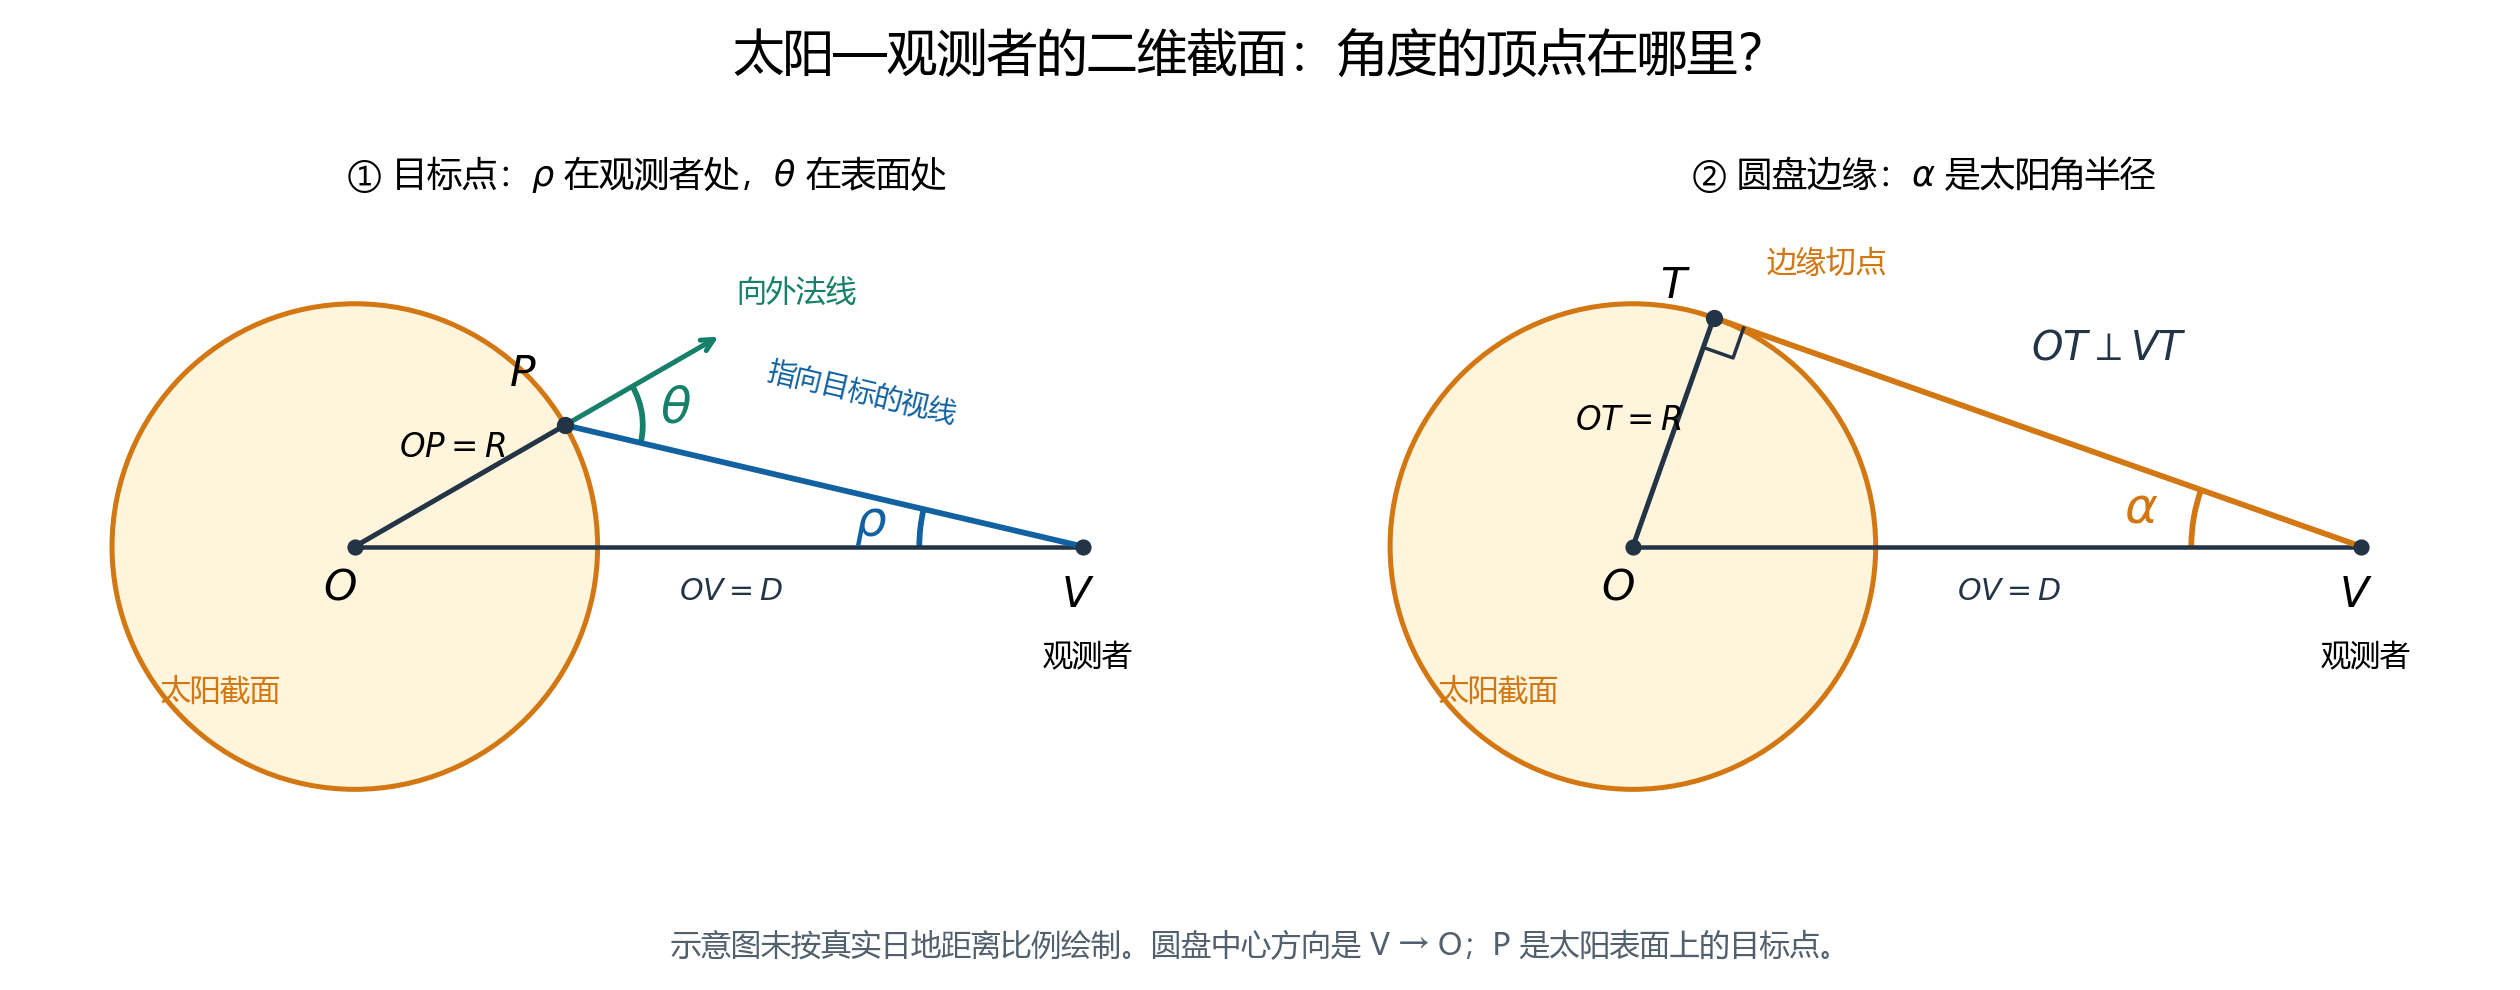

This chart was generated by the following Python code:
from pathlib import Path
import numpy as np
import matplotlib
matplotlib.use('Agg')
import matplotlib.pyplot as plt
from matplotlib.patches import Circle, Arc

plt.rcParams.update({'font.family': 'Microsoft YaHei', 'font.size': 12,
                     'axes.unicode_minus': False, 'mathtext.fontset': 'dejavusans'})
blue, green, orange, dark = '#1261a0', '#16806a', '#d27712', '#243447'
O = np.array([0., 0.])
V = np.array([3., 0.])
phi = np.deg2rad(30)
P = np.array([np.cos(phi), np.sin(phi)])
T = np.array([1/3, np.sqrt(1-1/9)])
rho = np.degrees(np.arctan2(P[1], V[0]-P[0]))
alpha = np.degrees(np.arcsin(1/3))

fig, axes = plt.subplots(1, 2, figsize=(14, 5.5))
fig.subplots_adjust(left=.03, right=.99, bottom=.12, top=.82, wspace=.12)
fig.suptitle('太阳—观测者的二维截面：角度的顶点在哪里？', fontsize=20, y=.97)

def line(ax, a, b, **kwargs):
    ax.plot([a[0], b[0]], [a[1], b[1]], **kwargs)

def base(ax):
    ax.add_patch(Circle(O, 1, facecolor='#fff4dc', edgecolor=orange, lw=2))
    line(ax, O, V, color=dark, lw=1.8)
    ax.scatter([0, 3], [0, 0], s=30, color=dark, zorder=5)
    ax.text(-.13, -.22, r'$O$', fontsize=17)
    ax.text(-.8, -.63, '太阳截面', color=orange)
    ax.text(2.91, -.25, r'$V$', fontsize=17)
    ax.text(3.02, -.49, '观测者', ha='center')
    ax.text(1.55, -.22, r'$OV=D$', ha='center', color=dark)
    ax.set(xlim=(-1.15, 3.55), ylim=(-1.17, 1.35), aspect='equal')
    ax.axis('off')

ax = axes[0]
base(ax)
ax.set_title(r'① 目标点：$\rho$ 在观测者处，$\theta$ 在表面处', fontsize=14, pad=13)
line(ax, O, P, color=dark, lw=2)
line(ax, V, P, color=blue, lw=2.3)
ax.annotate('', xy=1.75*P, xytext=P,
            arrowprops={'arrowstyle':'->', 'color':green, 'lw':2})
ax.scatter(*P, color=dark, s=35, zorder=6)
ax.text(P[0]-.23, P[1]+.16, r'$P$', fontsize=17)
ax.text(.18, .37, r'$OP=R$', fontsize=13)
ax.text(1.57, 1.01, '向外法线', color=green)
ax.text(1.69, .51, '指向目标的视线', color=blue, rotation=-rho, fontsize=11)
ax.add_patch(Arc(V, 1.35, 1.35, theta1=180-rho, theta2=180, color=blue, lw=2.3))
a=np.deg2rad(180-rho/2)
ax.text(*(V+.88*np.array([np.cos(a),np.sin(a)])), r'$\rho$', color=blue, fontsize=20,
        ha='center', va='center')
ax.add_patch(Arc(P, .64, .64, theta1=-rho, theta2=30, color=green, lw=2.3))
a=np.deg2rad((30-rho)/2)
ax.text(*(P+.46*np.array([np.cos(a),np.sin(a)])), r'$\theta$', color=green,
        fontsize=20, ha='center', va='center')

ax=axes[1]
base(ax)
ax.set_title(r'② 圆盘边缘：$\alpha$ 是太阳角半径', fontsize=14, pad=13)
line(ax, O, T, color=dark, lw=2)
line(ax, V, T, color=orange, lw=2.3)
ax.scatter(*T, color=dark, s=35, zorder=6)
ax.text(T[0]-.22, T[1]+.08, r'$T$', fontsize=17)
ax.text(.55, 1.13, '边缘切点', fontsize=12, color=orange)
ax.text(-.24, .48, r'$OT=R$', fontsize=13)
u=(O-T)/np.linalg.norm(O-T)
v=(V-T)/np.linalg.norm(V-T)
q=np.array([T+.13*u, T+.13*(u+v), T+.13*v])
ax.plot(q[:,0],q[:,1],color=dark,lw=1.4)
ax.add_patch(Arc(V, 1.4, 1.4, theta1=180-alpha, theta2=180, color=orange, lw=2.3))
a=np.deg2rad(180-alpha/2)
ax.text(*(V+.92*np.array([np.cos(a),np.sin(a)])), r'$\alpha$', color=orange,
        fontsize=20, ha='center', va='center')
ax.text(1.64, .77, r'$OT\perp VT$', color=dark, fontsize=16)

fig.text(.5, .035, '示意图未按真实日地距离比例绘制。圆盘中心方向是 V → O；P 是太阳表面上的目标点。',
         ha='center', color='#52606d', fontsize=12)
out=Path(__file__).resolve().parent
fig.savefig(out/'rho_geometry_explanation.png', dpi=180, facecolor='white')
fig.savefig(out/'rho_geometry_explanation.svg', facecolor='white')
plt.close(fig)
print(out/'rho_geometry_explanation.png')
